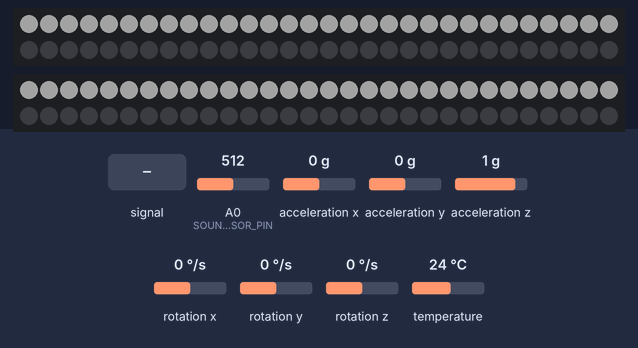
The sketch below on a simulated Arduino Uno, built with avr-gcc and run on an emulated ATmega328P. Shown: 2 × 60 RGB LEDs in strip order, left to right, continuing on the next row. The test bench sets the inputs (shaded band); at power-on: A0 (SOUND_SENSOR_PIN) = 512, rotation x 0 °/s, rotation y 0 °/s, acceleration x 0 g, acceleration y 0 g, acceleration z 1 g, rotation z 0 °/s, temperature 24 °C. Dim RGB values are drawn brighter than linear; random numbers use the default seed unless the sketch sets one.

Above: at 1.2 s.
1.3 s: A0 (SOUND_SENSOR_PIN) fed a 200 Hz sine of ±81 counts around its level
2.8 s: A0 (SOUND_SENSOR_PIN) set to 716
At 3.2 s:
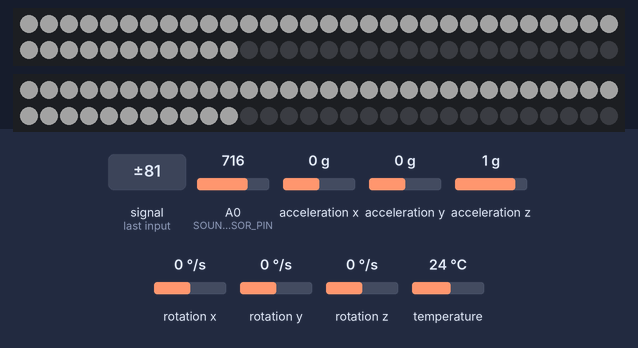
4.3 s: A0 (SOUND_SENSOR_PIN) fed a 1000 Hz sine of ±255 counts around its level
At 4.77 s:
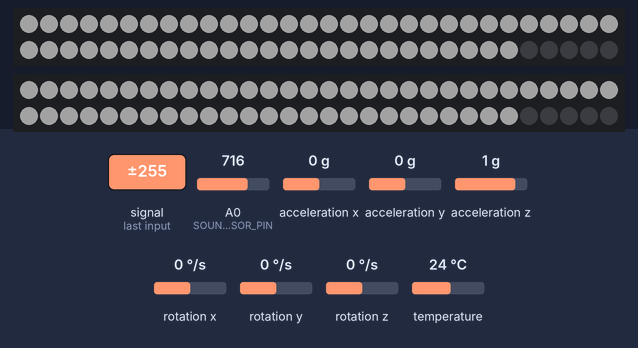
6.1 s: rotation x set to -192 °/s
At 8.13 s:
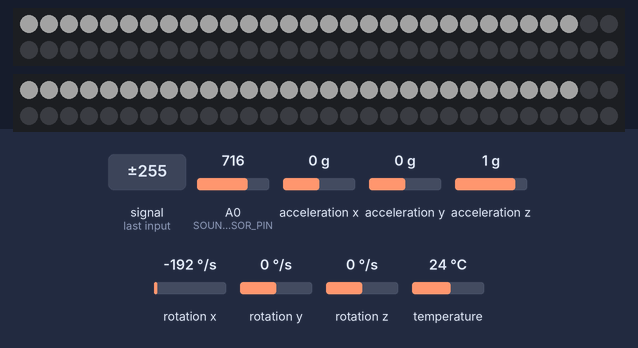
8.5 s: rotation y set to -192 °/s
At 9.04 s:
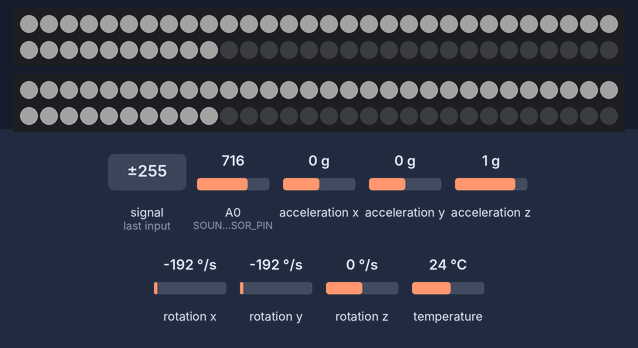
10.3 s: A0 (SOUND_SENSOR_PIN) set to 992
At 11.2 s:
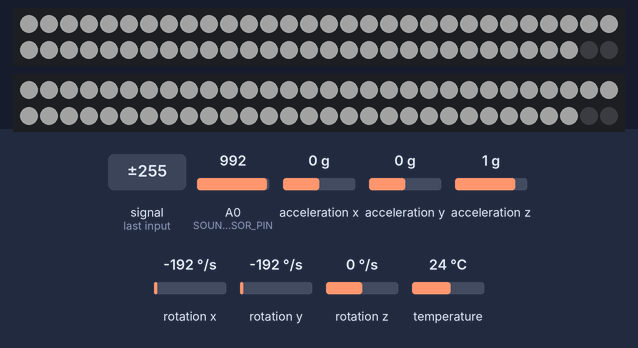
Timing chart, 0 to 13.3 s (numbered marks = the images above; inputs shaded):
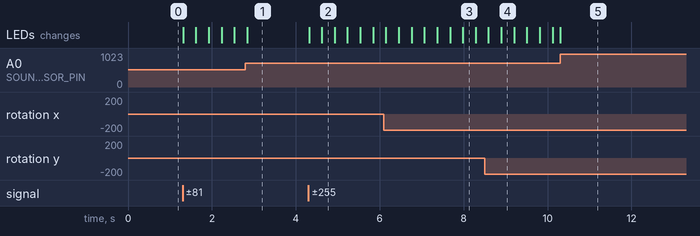

The sketch:

Neopixel_With_Accelerometer.ino
```cpp
#include <FastLED.h>  // Download the FastLED NeoPixel library for LED control
#include <Wire.h>  // Include the Wire library for I2C communication
#include <Adafruit_MPU6050.h>  // Download the Adafruit MPU6050 library for the accelerometer and gyroscope
#include <Adafruit_Sensor.h>  // Download the Adafruit Sensor library

#define SOUND_SENSOR_PIN A0  // Analog pin for Grove Sound Sensor
#define LED_PIN1 6  // Pin for the first LED strip
#define LED_PIN2 5  // Pin for the second LED strip
#define NUM_LEDS 60  // Total number of LEDs per strip
#define BRIGHTNESS 35  // LED brightness level
#define LED_TYPE WS2812B  // Type of LED strip, WS2812B NeoPixel
#define COLOR_ORDER GRB  // Color order Green-Red-Blue

// Creating LED array for each strip
CRGB leds1[NUM_LEDS];
CRGB leds2[NUM_LEDS];

// Accelerometer
Adafruit_MPU6050 mpu;

// Global variables to store accumulated angle for X and Y axes
float accumulatedAngleX = 0.0;
float accumulatedAngleY = 0.0;

void setup() {
  // Initializing the LED strips
  FastLED.addLeds<LED_TYPE, LED_PIN1, COLOR_ORDER>(leds1, NUM_LEDS).setCorrection(TypicalLEDStrip);
  FastLED.addLeds<LED_TYPE, LED_PIN2, COLOR_ORDER>(leds2, NUM_LEDS).setCorrection(TypicalLEDStrip);
  FastLED.setBrightness(BRIGHTNESS);

  // Configuring the sound sensor pin as input
  pinMode(SOUND_SENSOR_PIN, INPUT);
  Serial.begin(115200); // Begin serial communication at 115200 baud!!!

  // Initializing MPU6050 sensor
  if (!mpu.begin()) {
    Serial.println("Failed to find MPU6050 chip");
    while (1) {
      delay(10);  // Stop everything if sensor is not found
    }
  }

  // Configuring MPU6050 settings
  mpu.setAccelerometerRange(MPU6050_RANGE_8_G);
  mpu.setFilterBandwidth(MPU6050_BAND_21_HZ);
}

void loop() {
  visualize();  // Function to handle sound visualization on LEDs
  checkTwirl();  // Function to check for twirl motion and update LEDs
}

void visualize() {
  int soundLevel = analogRead(SOUND_SENSOR_PIN);  // Reading the current sound level
  int numLedsLit = map(soundLevel, 0, 1023, 0, NUM_LEDS);  // Mapping sound level to number of LEDs

  for (int i = 0; i < NUM_LEDS; i++) {
    if (i < numLedsLit) {
      leds1[i] = CRGB::White;  // Lighting LEDs up to the mapped number
      leds2[i] = CRGB::White;
    } else {
      leds1[i] = CRGB::Black;  // Turning off the rest
      leds2[i] = CRGB::Black;
    }
  }
  FastLED.show();  // Updating the LED strip
}

void checkTwirl() {
  sensors_event_t a, g, temp;  // Structures to hold sensor data
  mpu.getEvent(&a, &g, &temp);  // Reading sensors

  float deltaTime = 0.01;  // Sample rate (time in seconds between readings)

  // Accumulating the change in angle based on the gyroscope data
  accumulatedAngleX += g.gyro.x * deltaTime;
  accumulatedAngleY += g.gyro.y * deltaTime;

  // Checking if either accumulated angle on X or Y axis exceeds 180 degrees
  if (abs(accumulatedAngleX) >= 180 || abs(accumulatedAngleY) >= 180) {
    for (int i = 0; i < NUM_LEDS; i++) {
      leds1[i] = CRGB(random(255), random(255), random(255));  // Setting a random color
      leds2[i] = CRGB(random(255), random(255), random(255));
    }
    FastLED.show();  // Updating LEDs with new colors
    delay(20);  // Short delay to prevent too frequent updates

    // Reset the accumulated angles after triggering
    accumulatedAngleX = 0;
    accumulatedAngleY = 0;
  }
}
```

Measured:
- after the input at 4.3 s, the LEDs: first change at once (image 2 shows a later state)
